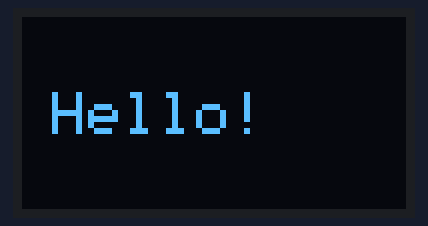
Bench run of a sketch on a simulated Arduino Uno, built with avr-gcc and run on an emulated ATmega328P. Shown: 128×64 one-colour display.

Above: at 0.1 s.

The sketch:

hello.ino
```cpp
#include <Wire.h>
#include <Adafruit_GFX.h>
#include <Adafruit_SSD1306.h>

#define SCREEN_WIDTH 128
#define SCREEN_HEIGHT 64
#define OLED_RESET -1
#define SCREEN_ADDRESS 0x3C  // Change to 0x3D if your display uses that address

Adafruit_SSD1306 display(SCREEN_WIDTH, SCREEN_HEIGHT, &Wire, OLED_RESET);

void setup() {
  Serial.begin(115200);

  // Initialize I2C
  Wire.begin();

  // Optional: Faster I2C communication
  // Wire.setClock(400000);

  // Initialize OLED
  if (!display.begin(SSD1306_SWITCHCAPVCC, SCREEN_ADDRESS)) {
    Serial.println(F("SSD1306 allocation failed"));
    while (true);
  }

  // Clear the display
  display.clearDisplay();

  // Set text properties
  display.setTextSize(2);
  display.setTextColor(SSD1306_WHITE);

  // Position the cursor
  display.setCursor(10, 25);

  // Print text
  display.println("Hello!");
  // Or use: display.println("Hello, World!");

  // Update the display
  display.display();
}

void loop() {
  // Nothing to do
}
```
